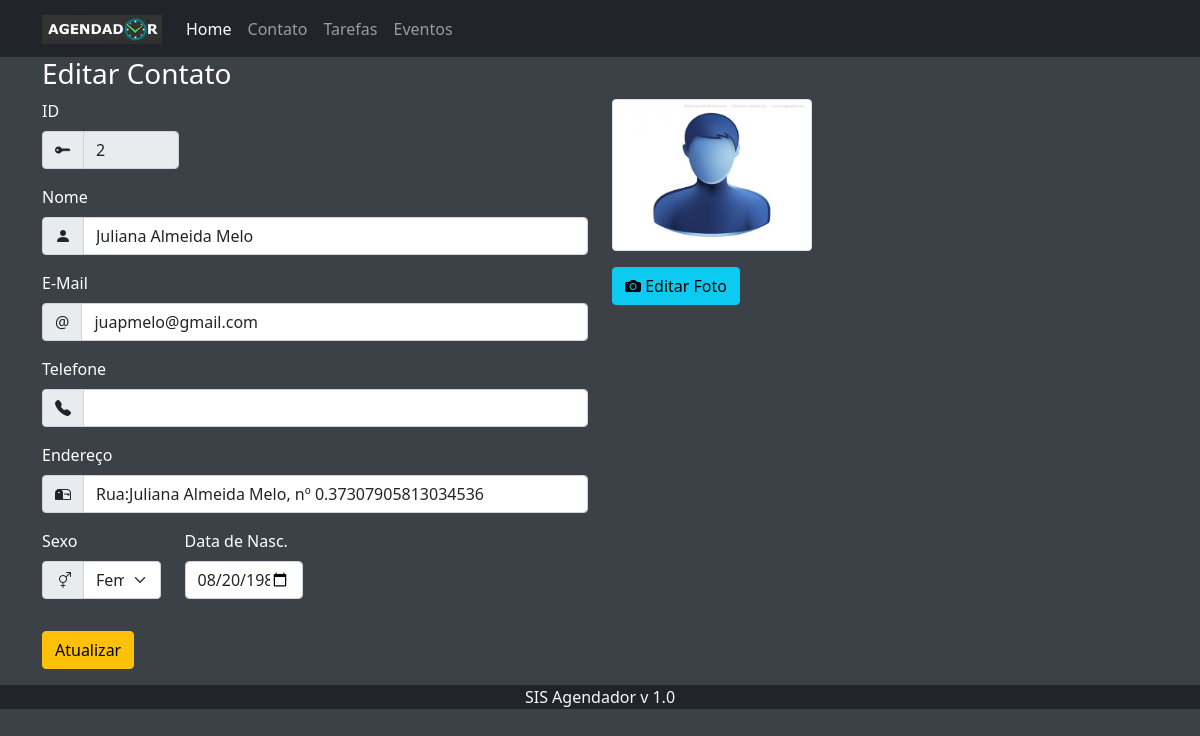
Page /index.php?menuop=editar-contato&idContato=2 on the committed database.
### tables this page shows
CREATE TABLE `tbcontatos` (
  `idContato` int(11) NOT NULL AUTO_INCREMENT,
  `nomeContato` varchar(255) NOT NULL,
  `emailContato` varchar(100) NOT NULL,
  `telefoneContato` varchar(50) NOT NULL,
  `enderecoContato` varchar(200) NOT NULL,
  `sexoContato` char(1) NOT NULL,
  `dataNascContato` date NOT NULL,
  `flagFavoritoContato` tinyint(1) NOT NULL,
  `nomeFotoContato` varchar(255) DEFAULT NULL,
  PRIMARY KEY (`idContato`)
);

### paginas/contatos/editar-contato.php (the view, shortened to what this page needs)
<?php
$idContato = $_GET['idContato'];
$sql = "SELECT * FROM tbcontatos WHERE idContato = '{$idContato}'";
$rs = mysqli_query($conexao,$sql) or die("Erro ao recuperar os dados do registro." . mysqli_error($conexao));
$dados = mysqli_fetch_assoc($rs);
?>
<header>
    <h3>Editar Contato</h3>
</header>
<div class="row">
<div class="col-6" >
    <form action="index.php?menuop=atualizar-contato" method="post">
        <div class="mb-3 col-3">
            <label class="form-label" for="nomeContato">ID</label>
            <div class="input-group">
                <span class="input-group-text">
                    <i class="bi bi-key-fill"></i>
                </span>
            <input class="form-control" type="text" name="idContato" value="<?=$dados['idContato']?>" readonly>
            </div>
        </div>
        <div class="mb-3">
            <label class="form-label" for="nomeContato">Nome</label>
            <div class="input-group">
                <span class="input-group-text">
                    <i class="bi bi-person-fill"></i>
                </span>
                <input class="form-control" type="text" name="nomeContato" value="<?=$dados['nomeContato']?>">
            </div>
        </div>
        <div class="mb-3">
            <label class="form-label" for="emailContato">E-Mail</label>
            <div class="input-group">
                <span class="input-group-text">@</span>
                <input class="form-control" type="email" name="emailContato" value="<?=$dados['emailContato']?>">
            </div>
        </div>
        <div class="mb-3">
            <label class="form-label" for="telefoneContato">Telefone</label>
            <div class="input-group">
                <span class="input-group-text">
                    <i class="bi bi-telephone-fill"></i>
                </span>
                <input class="form-control" type="text" name="telefoneContato" value="<?=$dados['telefoneContato']?>">
            </div>
        </div>
        <div class="mb-3">
            <label class="form-label" for="enderecoContato">Endereço</label>
            <div class="input-group">
                <span class="input-group-text">
                    <i class="bi bi-mailbox2"></i>
                </span>
                <input class="form-control" type="text" name="enderecoContato" value="<?=$dados['enderecoContato']?>">
            </div>
        </div>
        <div class="row mb-3">
                        <div class="mb-3 col-3">
                            <label class="form-label" for="sexoContato">Sexo</label>
                            <div class="input-group">
                                <span class="input-group-text">
                                    <i class="bi bi-gender-ambiguous"></i>
                                </span>
                            <select class="form-select"  name="sexoContato" id="sexoContato">
                                <option <?php echo ($dados['sexoContato']=='F')?'selected':''?> value="F">Feminino</option>
                            </select>
                            </div>
                        </div>
                        <div class="mb-3 col-3">
                            <label class="form-label" for="dataNascContato">Data de Nasc.</label>
                            <input class="form-control" type="date" name="dataNascContato" value="<?=$dados['dataNascContato']?>">
                        </div>
                        </div>
        <div class="mb-3">
            <input class="btn btn-warning" type="submit" value="Atualizar" name="btnAtualizar">
        </div>
    </form>
</div>
<div class="col-6">
    <?php
       if($dados["nomeFotoContato"]=="" || !file_exists('./paginas/contatos/fotos-contatos/'. $dados["nomeFotoContato"])){
            $nomeFoto = "SemFoto.jpg";
       }else{
            $nomeFoto = $dados["nomeFotoContato"];
       }
    ?>
    <div class="mb-3">
        <img id="foto-contato" class="img-fluid img-thumbnail" width="200" src="./paginas/contatos/fotos-contatos/<?=$nomeFoto?>" alt="Foto do Contato">
    </div>
    <div class="mb-3">
        <button class="btn btn-info" id="btn-editar-foto">
            <i class="bi bi-camera-fill"></i> Editar Foto
        </button>
    </div>
</div>
</div>

### css/estilo-padrao.css (style rules this page uses)
body { background-color: #3b4147; color: white; }

### rows in the picture
tbcontatos: idContato "2", nomeContato "Juliana Almeida Melo", emailContato "juapmelo@gmail.com", enderecoContato "Rua:Juliana Almeida Melo, nº 0.37307905813034536", sexoContato "Feminino", dataNascContato "08/20/1986"
